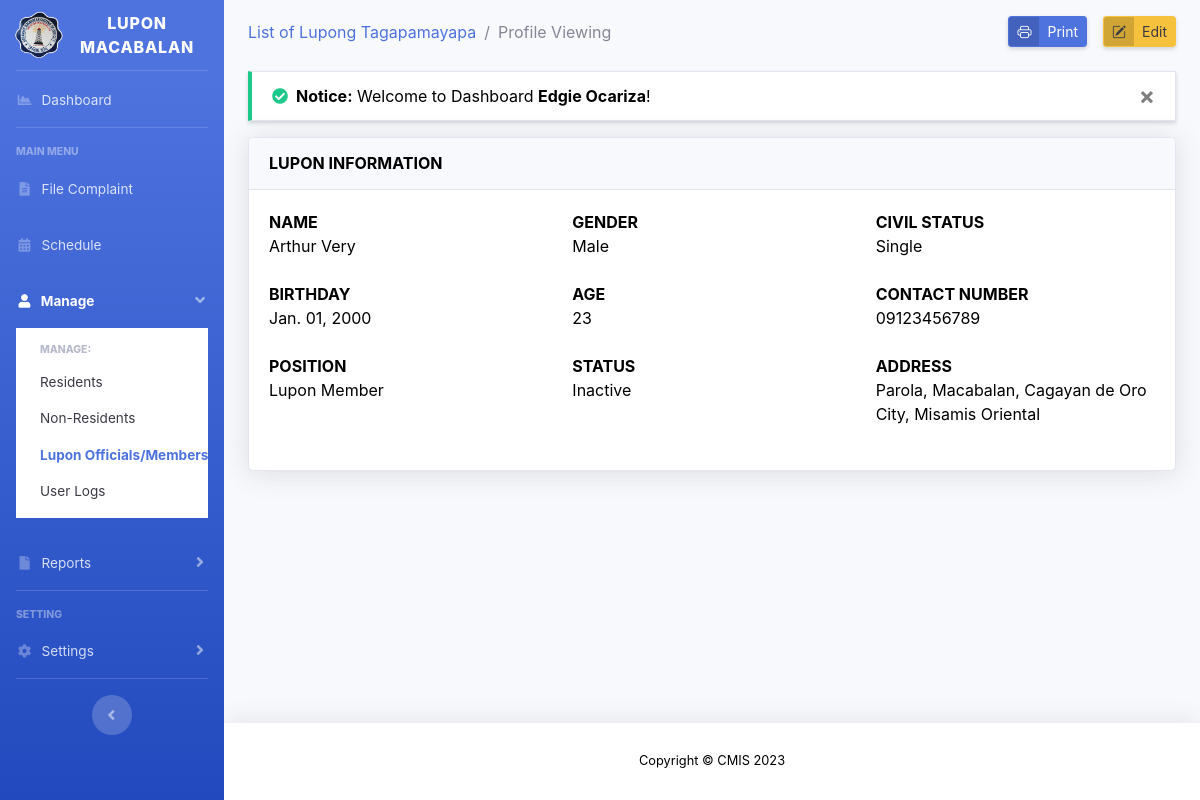
Page /view-lupon-profile.php?id=10 (signed in) on the committed database.
### tables this page shows
CREATE TABLE `tbl_lupon` (
  `lupon_id` int(15) unsigned NOT NULL AUTO_INCREMENT,
  `res_id` int(15) NOT NULL,
  `pos_id` int(15) NOT NULL,
  `status` int(2) NOT NULL DEFAULT 1,
  `lupon_regdatetime` timestamp NOT NULL DEFAULT current_timestamp() ON UPDATE current_timestamp(),
  PRIMARY KEY (`lupon_id`),
  KEY `res_id` (`res_id`,`pos_id`)
);

CREATE TABLE `tbl_residents` (
  `res_id` int(15) unsigned NOT NULL AUTO_INCREMENT,
  `res_fname` varchar(50) NOT NULL,
  `res_mname` varchar(50) NOT NULL,
  `res_lname` varchar(50) NOT NULL,
  `res_suffix` varchar(5) NOT NULL,
  `res_birthday` date NOT NULL,
  `res_age` int(3) NOT NULL,
  `res_gender` text NOT NULL,
  `res_cstatus` text NOT NULL,
  `zone_id` int(11) NOT NULL,
  `res_contact` varchar(11) NOT NULL,
  `res_regDateTime` timestamp NOT NULL DEFAULT current_timestamp(),
  `res_moddatetime` timestamp NOT NULL DEFAULT current_timestamp() ON UPDATE current_timestamp(),
  PRIMARY KEY (`res_id`),
  KEY `zone_id` (`zone_id`)
);

CREATE TABLE `tbl_positions` (
  `pos_id` int(11) unsigned NOT NULL AUTO_INCREMENT,
  `pos_name` varchar(50) DEFAULT NULL,
  `pos_description` text NOT NULL,
  `pos_regdatetime` timestamp NOT NULL DEFAULT current_timestamp(),
  PRIMARY KEY (`pos_id`)
);

CREATE TABLE `tbl_zone` (
  `zone_id` int(11) unsigned NOT NULL AUTO_INCREMENT,
  `zone_name` varchar(50) NOT NULL,
  `zone_description` text NOT NULL,
  `zone_regdatetime` timestamp NOT NULL DEFAULT current_timestamp(),
  PRIMARY KEY (`zone_id`)
);

### view-lupon-profile.php (the view, shortened to what this page needs)
<?php
include 'layouts/header.php';
include 'config/connection.php';
$id = $_GET['id'];
$row = $connection->query("SELECT * FROM tbl_lupon l, tbl_residents r, tbl_positions p WHERE l.res_id = r.res_id AND l.pos_id = p.pos_id AND l.res_id = '$id'")->fetch_assoc();
$zone_id = $row['zone_id'];
$zone_data = $connection->query("SELECT * FROM tbl_zone WHERE zone_id = '$zone_id'")->fetch_assoc();
?>
<div id="content">
	<div class="container-fluid">
		<div class="d-sm-flex align-items-center mb-4">
			<div class="breadcrumb-item"><a href="lupon.php">List of Lupong Tagapamayapa</a></div>
			<div class="breadcrumb-item active">Profile Viewing</div>
			<button href="#" class="ml-auto btn btn-sm btn-primary btn-icon-split shadow-sm" id="print">
				<span class="icon">
					<i class="bi bi-printer"></i>
				</span>
				<span class="text">Print</span>
			</button>
			<a href="#" class="ml-3 btn btn-sm text-gray-900 btn-warning btn-icon-split shadow-sm" data-toggle="modal" data-target="#editLuponModal">
				<span class="icon">
					<i class="bi bi-pencil-square"></i>
				</span>
				<span class="text">Edit</span>
			</a>
		</div>
		<?php include 'config/message.php'; ?>
		<div id="printThis">
			<div class="card shadow mb-4">
				<div class="card-header py-3">
					<h6 class="m-0 font-weight-bold card-title">LUPON INFORMATION</h6>
				</div>
				<div class="card-body">
					<dl>
						<div class="row mb-3">
							<div class="col">
								<dt>NAME</dt>
								<dd id="fullname"><?= $row['res_fname'] . ' ' . $row['res_mname'] . ' ' . $row['res_lname'] . ' ' . $row['res_suffix']; ?></dd>
							</div>
							<div class="col">
								<dt>GENDER</dt>
								<dd id="gender"><?= $row['res_gender'] ?></dd>
							</div>
							<div class="col">
								<dt>CIVIL STATUS</dt>
								<dd id="civil"><?= $row['res_cstatus'] ?></dd>
							</div>
						</div>
						<div class="row mb-3">
							<div class="col">
								<dt>BIRTHDAY</dt>
								<dd id="birthday"><?= date('M. d, Y', strtotime($row['res_birthday'])) ?></dd>
							</div>
							<div class="col">
								<dt>AGE</dt>
								<dd id="age"><?= $row['res_age'] ?></dd>
							</div>
							<div class="col">
								<dt>CONTACT NUMBER</dt>
								<dd id="contact"><?= $row['res_contact'] ?></dd>
							</div>
						</div>
						<div class="row">
							<div class="col-sm-4">
								<dt>POSITION</dt>
								<dd><?= $row['pos_name'] ?></dd>
							</div>
							<div class="col-sm-4">
								<dt>STATUS</dt>
								<dd><?= $row['status'] == 1 ? 'Active' : 'Inactive' ?></dd>
							</div>
							<div class="col-sm-4">
								<dt>ADDRESS</dt>
								<dd id="zone">
									<?php
									echo $zone_data['zone_name'] . ', Macabalan, Cagayan de Oro City, Misamis Oriental';
									?>
								</dd>
							</div>
						</div>
					</dl>
				</div>
			</div>
		</div>
	</div>
</div>
<?php
include 'layouts/footer.php';
?>

### layouts/header.php (style rules this page uses)
body { color: black !important; }
#content { margin-top: 1rem; }
body { background-color: black !important; }

### rows in the picture
tbl_lupon: res.res_fname "Arthur", res.res_lname "Very", res.res_gender "Male", res.res_cstatus "Single", res.res_birthday "Jan. 01, 2000", res.res_age "23", res.res_contact "09123456789", pos.pos_name "Lupon Member"
tbl_zone: zone_name "Parola"

### other values in the picture
$_SESSION['message_success'] "Welcome to Dashboard Edgie Ocariza !"
